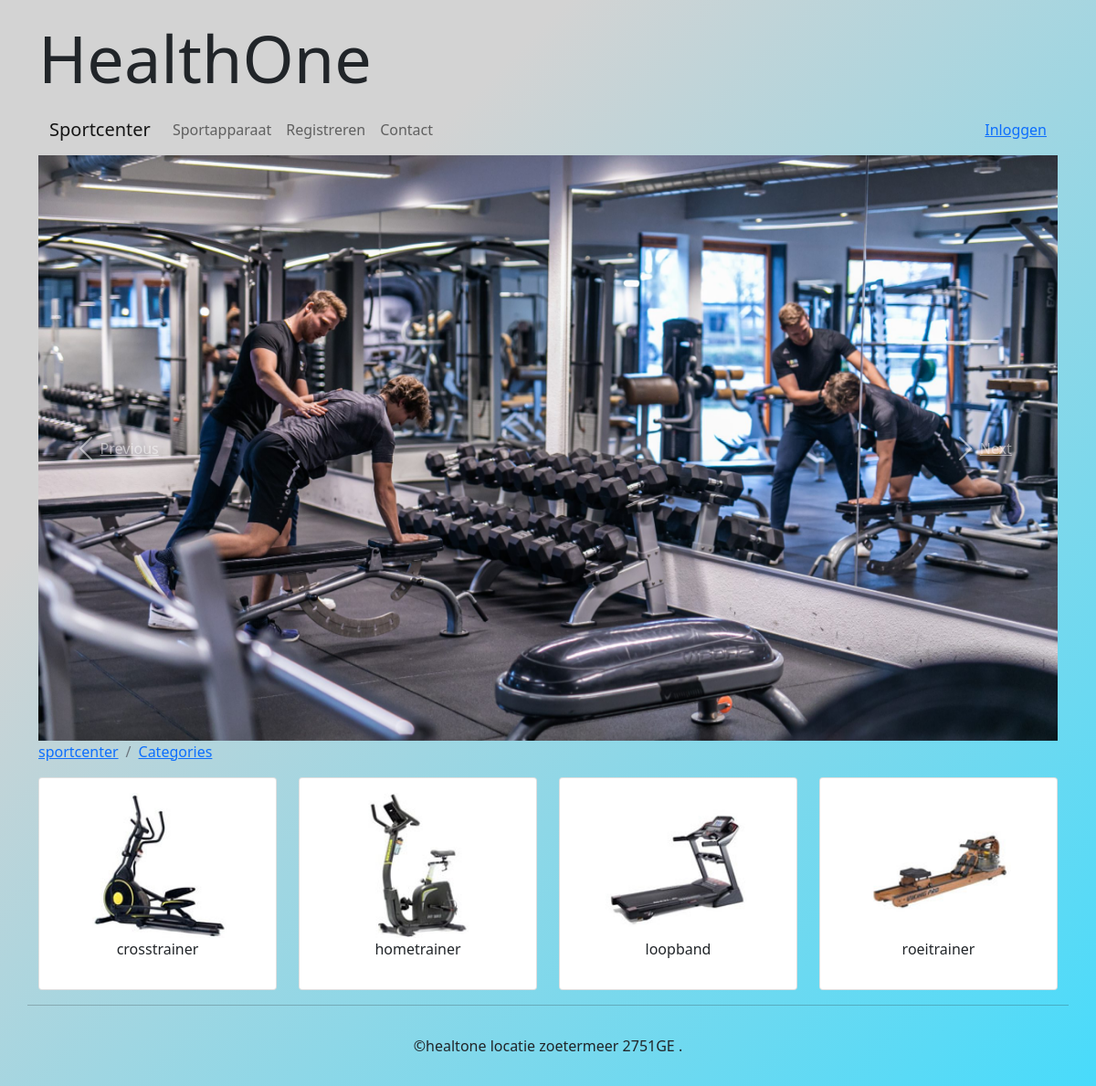
The page /categories on the database its author committed.
### tables this page shows
CREATE TABLE `categories` (
  `id` int(11) NOT NULL,
  `name` varchar(255) NOT NULL,
  `picture` varchar(255) NOT NULL
);

### Modules/Categories.php (called while the page is built, shortened)
<?php
function getCategories()
{
    global $pdo;
    $categories =$pdo->query('select * FROM categories')->fetchAll( PDO::FETCH_CLASS,'Category');
    return $categories;
}

### Templates/categories.php (the view)
<!DOCTYPE html>
<html>
<?php
include_once('defaults/head.php');
?>
<body>
<div class="container">
    <?php
    include_once('defaults/header.php');
    include_once('defaults/menu.php');
    include_once('defaults/pictures.php');
    ?>
    <nav aria-label="breadcrumb">
        <ol class="breadcrumb">
            <li class="breadcrumb-item"><a href="/home">sportcenter</a></li>
            <li class="breadcrumb-item"><a href="/categories">Categories</a></li>
        </ol>
    </nav>
    <div class="row gy-3 ">
  <?php global $categories ?>
        <?php foreach ($categories as $category):?>
        <div class="col-sm-4 col-md-3">
            <div class="card">
                <div class="card-body text-center">
                    <a href="/category/<?= $category->id ?>">
                        <img class="product-img img-responsive center-block" src='/img/<?= $category->picture ?>'/>
                    </a>
                    <div class="card-title mb-3"><?= $category->name ?>
                    </div>
                </div>
            </div>
        </div>
    <?php endforeach;?>
    <hr>
    <?php
    include_once('defaults/footer.php');
    ?>
    </div>
</body>
</html>

### public/index.php (shortened to what this page needs)
<?php
require '../Modules/Categories.php';
require '../Modules/Database.php';
$request = $_SERVER['REQUEST_URI'];
$params = explode("/", $request);
switch ($params[1]) {
    case 'categories':
        $categories = getCategories();
        include_once "../Templates/categories.php";
        break;
}

### Templates/defaults/head.php (shortened to what this page needs)
<head>
    <link rel="stylesheet" href="/css/bootstrap.min.css"/>
    <link rel="stylesheet" href="/css/style.css"/>
</head>

### Templates/defaults/header.php
<header>
    <div class="header-row row lead" >
        <h1 class="display-2"><span class="text-dark">Health</span>One</h1>
    </div>
</header>

### Templates/defaults/menu.php (shortened to what this page needs)
<nav class="navbar navbar-expand-lg navbar-light bg-transparent">
    <div class="container-fluid">
        <a class="navbar-brand" href="/home">
            Sportcenter
        </a>
        <div class="collapse navbar-collapse" id="myNavbar">
            <ul class="navbar-nav">
                <li class="nav-item">
                    <a class="nav-link" href="/categories">Sportapparaat</a>
                </li>
                <li class="nav-item">
                    <a class="nav-link"  href="/registeren">Registreren</a>
                </li>
                <li class="nav-item">
                    <a class="nav-link" href="/contact">Contact</a>
                </li>
            </ul>
            <ul class="navbar-nav ms-auto">
                <li class="nav-item">
                    <a class="nav-link-" href="/login">Inloggen</a>
                </li>
            </ul>
        </div>
    </div>
</nav>

### Templates/defaults/pictures.php (shortened to what this page needs)
<div id="carouselExampleIndicators" class="carousel slide" data-ride="carousel">
    <div class="carousel-inner">
        <div class="carousel-item active">
            <img class="d-block w-100"  src='/img/WLFS3593-scaled.jpg' alt="Second slide">
        </div>
    </div>
    <a class="carousel-control-prev" href="#carouselExampleIndicators" role="button" data-slide="prev">
        <span class="carousel-control-prev-icon" aria-hidden="true"></span>
        <span class="sr-only">Previous</span>
    </a>
    <a class="carousel-control-next" href="#carouselExampleIndicators" role="button" data-slide="next">
        <span class="carousel-control-next-icon" aria-hidden="true"></span>
        <span class="sr-only">Next</span>
    </a>
</div>

### Templates/defaults/footer.php
<footer >
    <p class="clearfix pb-3  text-muted text-center" > <span class="text-dark"> &copy;healtone  locatie zoetermeer 2751GE .</span></p>
</footer>

### public/css/style.css (style rules this page uses)
body { background-color: #48dbfb; background-image: linear-gradient(315deg, #48dbfb 0%, #d3d3d3 74%); }
.container { background-color: transparent; }
.header-row { margin-top: 20px }
.navbar { margin-bottom: 0; }
.product-img { width: 70%; }

### rows shown on the page
categories: picture (picture), name "crosstrainer"
categories: picture (picture), name "hometrainer"
categories: picture (picture), name "loopband"
categories: picture (picture), name "roeitrainer"
